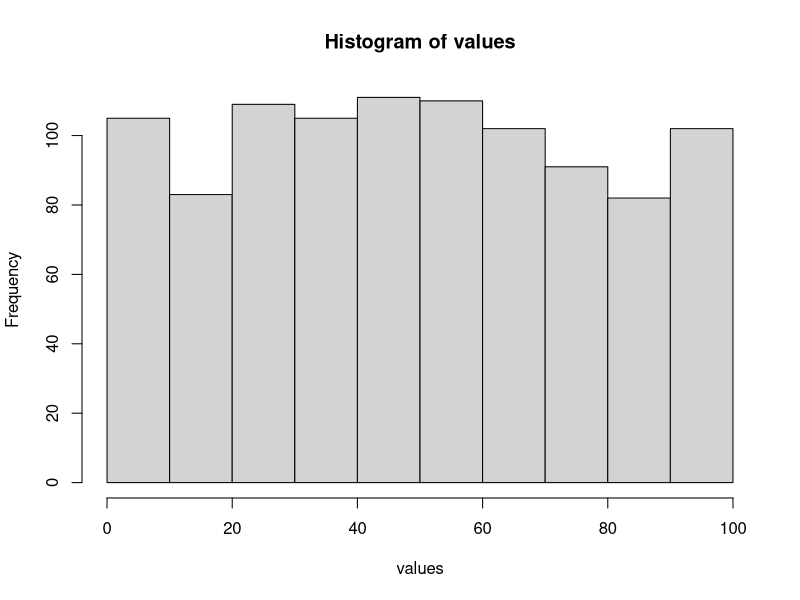

Recreate this plot in R.
## ---- chunk 1
knitr::opts_chunk$set(echo = TRUE)
library(dplyr)
## ---- chunk 2
L <- 100 # number of posterior draws
N <- 1000 # 
parameters <- 1 # additional parameters, e.g. predictor matrix or hyperparameters
## ---- chunk 3
# one-dimensional random variable (used in rank statistic)
f <- function(x){x}
## ---- chunk 4
# rank statistic , according to 4.1 in sbc talts
rank_statistic <- function(f, theta_L, theta){
  lapply(theta_L, function(x){
    f(x) < f(theta)
  }) %>%
    purrr::reduce(sum)
}
## ---- chunk 5
prior_draw <- function(parameters){
  theta <- rnorm(n=1, # draw one sample from a normal distribution
                 mean = 0, # with mean 0
                 sd = parameters) # and standard deviation 1
  return(theta)
}
## ---- chunk 6
likelihood_draw <- function(theta, parameters){
  y <- rnorm(n = 1,
             mean = theta,
             sd = parameters)
  return(y)
}
## ---- chunk 7
sampler_draws <- function(L,theta,y,parameters){
    theta_L <- rnorm(n=L, 
                     mean = y, 
                     sd = parameters)
}
## ---- chunk 8
sbc <- function(prior_draw,
                likelihood_draw, 
                sampler_draws,
                f,
                N = 1000,
                L = 100,
                parameters
                ){
  
  sapply(1:N, function(i_){
    
    theta <- prior_draw(parameters)
    # compute rank statistic
    rank_statistic(f = f, 
                   theta_L = sampler_draws(L = L,
                                           theta = theta,
                                           y = likelihood_draw(theta, 
                                                               parameters), 
                                           parameters = parameters
                                           ), 
                   theta = theta)
  })
}
## ---- chunk 9
values <- sbc(
  prior_draw = prior_draw, 
  likelihood_draw = likelihood_draw, 
  sampler_draws = sampler_draws,
  f = f,
  N = N,
  L = L,
  parameters = parameters
  )
## ---- chunk 10
hist(values)
